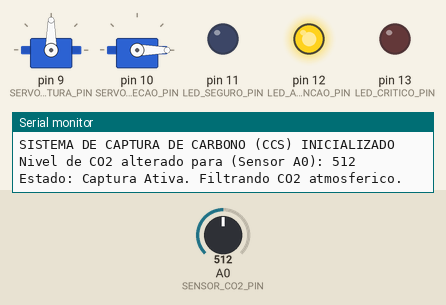
Recording of a sketch running on a simulated Arduino Uno, built with avr-gcc and run on an emulated ATmega328P. On the bench: 2 × servo, output pins drawn as LEDs (lit = HIGH), the last lines printed to the serial monitor. Inputs (shaded band) come from the test bench; at power-on: A0 (SENSOR_CO2_PIN) = 512.

Above: at 1.2 s.
1.3 s: A0 (SENSOR_CO2_PIN) set to 357
2.8 s: A0 (SENSOR_CO2_PIN) set to 335
At 4.0 s:
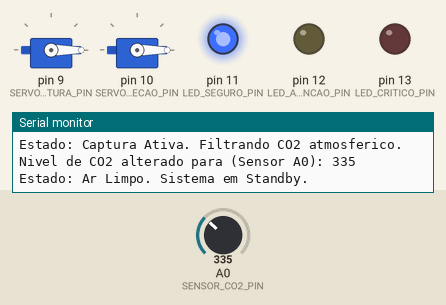
4.3 s: A0 (SENSOR_CO2_PIN) set to 710
At 5.5 s:
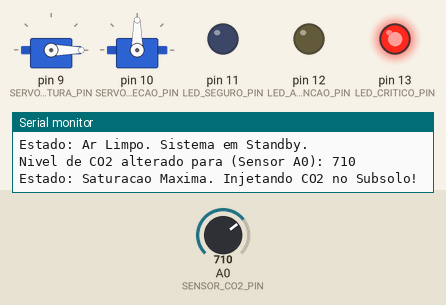
5.8 s: A0 (SENSOR_CO2_PIN) set to 689
At 6.7 s:
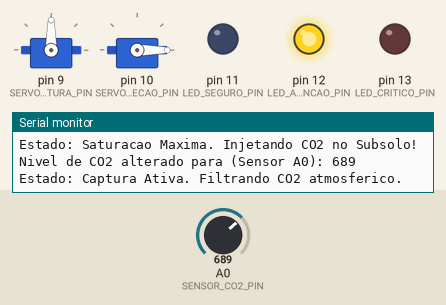
7.4 s: A0 (SENSOR_CO2_PIN) set to 716
At 8.0 s:
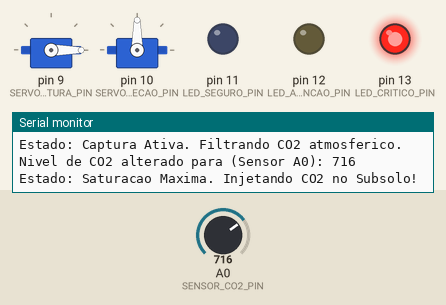
Timing chart, 0 to 9.9 s (numbered marks = the images above; inputs shaded):
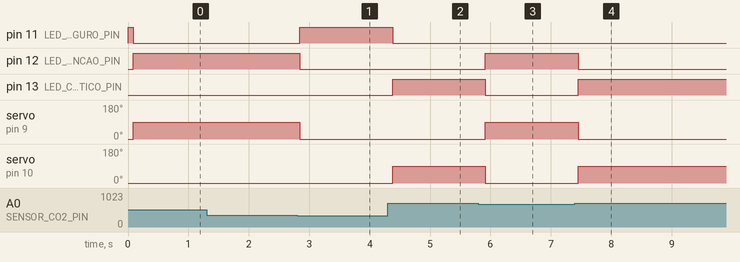

Measured:
- the behaviour switches between 350 and 349 on A0 (SENSOR_CO2_PIN) (found by bisection; images 0 and 1)
- the behaviour switches between 700 and 699 on A0 (SENSOR_CO2_PIN) (found by bisection; images 2 and 3)
- after the input at 2.8 s, pin 11 (LED_SEGURO_PIN): LOW → HIGH at once; pin 12 (LED_ATENCAO_PIN): HIGH → LOW at once; servo on pin 9 (SERVO_CAPTURA_PIN): 90° → 0° at once
- after the input at 4.3 s, pin 11 (LED_SEGURO_PIN): HIGH → LOW after 0.08 s; pin 13 (LED_CRITICO_PIN): LOW → HIGH after 0.08 s; servo on pin 10 (SERVO_INJECAO_PIN): 0° → 90° after 0.08 s
- after the input at 5.8 s, pin 12 (LED_ATENCAO_PIN): LOW → HIGH after 0.12 s; pin 13 (LED_CRITICO_PIN): HIGH → LOW after 0.12 s; servo on pin 9 (SERVO_CAPTURA_PIN): 0° → 90° after 0.12 s; servo on pin 10 (SERVO_INJECAO_PIN): 90° → 0° after 0.12 s
- after the input at 7.4 s, pin 12 (LED_ATENCAO_PIN): HIGH → LOW after 0.05 s; pin 13 (LED_CRITICO_PIN): LOW → HIGH after 0.05 s; servo on pin 9 (SERVO_CAPTURA_PIN): 90° → 0° after 0.05 s; servo on pin 10 (SERVO_INJECAO_PIN): 0° → 90° after 0.05 s

The sketch:

sketch.ino
```cpp
#include <Servo.h>

const int SENSOR_CO2_PIN = A0;
const int LED_CRITICO_PIN = 13;       // LED Vermelho
const int LED_ATENCAO_PIN = 12;       // LED Amarelo
const int LED_SEGURO_PIN = 11;        // LED Azul

const int SERVO_CAPTURA_PIN = 9;      // Servo de Admissão de CO2
const int SERVO_INJECAO_PIN = 10;     // Servo de Injeção Subterrânea

// Limiares para o sensor
const int LIMIAR_ATENCAO = 350;
const int LIMIAR_CRITICO = 700;

const int VALVULA_FECHADA = 0;
const int VALVULA_ABERTA = 90;

Servo servoCaptura;
Servo servoInjecao;

// Variável para armazenar a última leitura do sensor
int ultimoNivelCO2 = -1;

void setup() {
  Serial.begin(9600);

  pinMode(LED_CRITICO_PIN, OUTPUT);
  pinMode(LED_ATENCAO_PIN, OUTPUT);
  pinMode(LED_SEGURO_PIN, OUTPUT);

  servoCaptura.attach(SERVO_CAPTURA_PIN);
  servoInjecao.attach(SERVO_INJECAO_PIN);

  // Inicializa o sistema no estado seguro
  digitalWrite(LED_CRITICO_PIN, LOW);
  digitalWrite(LED_ATENCAO_PIN, LOW);
  digitalWrite(LED_SEGURO_PIN, HIGH);
  servoCaptura.write(VALVULA_FECHADA);
  servoInjecao.write(VALVULA_FECHADA);

  Serial.println("SISTEMA DE CAPTURA DE CARBONO (CCS) INICIALIZADO");
}

void loop() {
  int nivelCO2 = analogRead(SENSOR_CO2_PIN);

  // O sistema só entra aqui se o valor atual for diferente do último registrado
  if (nivelCO2 != ultimoNivelCO2) {

    // Atualiza a variável de controle com o novo valor
    ultimoNivelCO2 = nivelCO2;

    Serial.print("Nivel de CO2 alterado para (Sensor A0): ");
    Serial.println(nivelCO2);

    // ESTADO 1: Nível Seguro de CO2 (Nível baixo)
    if (nivelCO2 < LIMIAR_ATENCAO) {
      Serial.println("Estado: Ar Limpo. Sistema em Standby.\n");

      digitalWrite(LED_SEGURO_PIN, HIGH);
      digitalWrite(LED_ATENCAO_PIN, LOW);
      digitalWrite(LED_CRITICO_PIN, LOW);

      servoCaptura.write(VALVULA_FECHADA);
      servoInjecao.write(VALVULA_FECHADA);
    }
    // ESTADO 2: Nível em Alerta (Filtros ativos capturando)
    else if (nivelCO2 >= LIMIAR_ATENCAO && nivelCO2 < LIMIAR_CRITICO) {
      Serial.println("Estado: Captura Ativa. Filtrando CO2 atmosferico.\n");

      digitalWrite(LED_SEGURO_PIN, LOW);
      digitalWrite(LED_ATENCAO_PIN, HIGH);
      digitalWrite(LED_CRITICO_PIN, LOW);

      servoCaptura.write(VALVULA_ABERTA); // Abre a comporta de sucção externa
      servoInjecao.write(VALVULA_FECHADA); // Mantém poço subterrâneo fechado
    }
    // ESTADO 3: Nível Crítico (Direcionando para armazenamento geológico)
    else {
      Serial.println("Estado: Saturacao Maxima. Injetando CO2 no Subsolo!\n");

      digitalWrite(LED_SEGURO_PIN, LOW);
      digitalWrite(LED_ATENCAO_PIN, LOW);
      digitalWrite(LED_CRITICO_PIN, HIGH);

      servoCaptura.write(VALVULA_FECHADA); // Pausa a entrada para focar na injeção
      servoInjecao.write(VALVULA_ABERTA);  // Descarrega o CO2 no poço profundo
    }
  }

  delay(100); // Reduzimos o delay para tornar a resposta ao deslizar o sensor mais rápida
}
```
